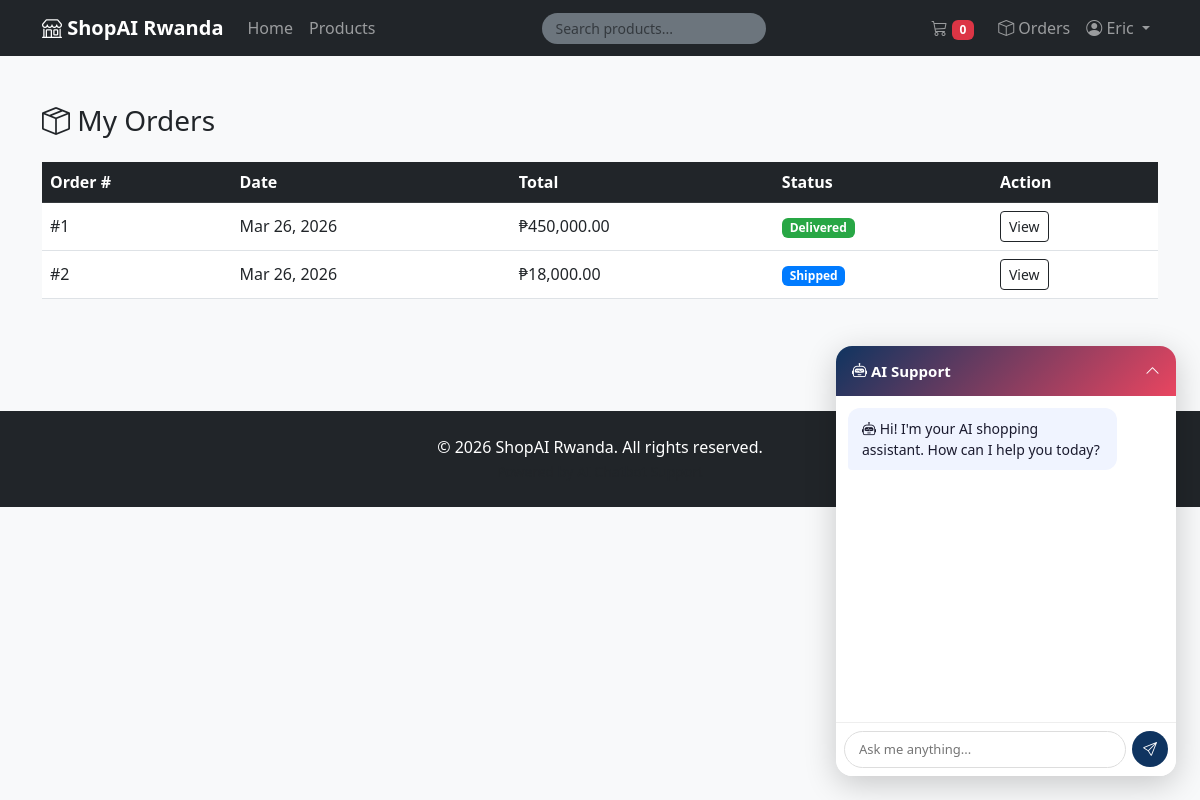
The app's page /ecommerce-chatbot/orders.php (signed in) with its own data.
### tables this page shows
CREATE TABLE orders (
    id INT AUTO_INCREMENT PRIMARY KEY,
    user_id INT NOT NULL,
    total_price DECIMAL(12,2) NOT NULL,
    status ENUM('pending','processing','shipped','delivered','cancelled') DEFAULT 'pending',
    address TEXT,
    payment_method VARCHAR(50) DEFAULT 'cod',
    created_at TIMESTAMP DEFAULT CURRENT_TIMESTAMP,
    FOREIGN KEY (user_id) REFERENCES users(id) ON DELETE CASCADE
);

### ecommerce-chatbot/orders.php (the view, shortened to what this page needs)
<?php
require_once 'includes/header.php';
$uid = $_SESSION['user_id'];
$orders = $conn->query("SELECT * FROM orders WHERE user_id=$uid ORDER BY created_at DESC");
?>
<div class="container py-5">
    <h3 class="mb-4"><i class="bi bi-box-seam"></i> My Orders</h3>
    <?php if ($orders->num_rows === 0): ?>
        <div class="text-center py-5">
            <i class="bi bi-inbox fs-1 text-muted"></i>
            <p class="mt-3">No orders yet. <a href="products.php">Start shopping</a></p>
        </div>
    <?php else: ?>
    <div class="table-responsive">
        <table class="table table-hover align-middle">
            <thead class="table-dark">
                <tr>
                    <th>Order #</th>
                    <th>Date</th>
                    <th>Total</th>
                    <th>Status</th>
                    <th>Action</th>
                </tr>
            </thead>
            <tbody>
            <?php while ($o = $orders->fetch_assoc()): ?>
            <tr>
                <td>#<?= $o['id'] ?></td>
                <td><?= date('M d, Y', strtotime($o['created_at'])) ?></td>
                <td>₱<?= number_format($o['total_price'], 2) ?></td>
                <td><span class="badge status-<?= $o['status'] ?>"><?= ucfirst($o['status']) ?></span></td>
                <td><a href="order_detail.php?id=<?= $o['id'] ?>" class="btn btn-sm btn-outline-dark">View</a></td>
            </tr>
            <?php endwhile; ?>
            </tbody>
        </table>
    </div>
    <?php endif; ?>
</div>
<?php require_once 'includes/footer.php'; ?>

### ecommerce-chatbot/assets/css/style.css (style rules this page uses)
body { font-family: 'Segoe UI', sans-serif; background: #f8f9fa; }
.status-shipped { background: #007bff; color: #fff; }
.status-delivered { background: #28a745; color: #fff; }

### records on screen
orders: id "1", created_at "Mar 26, 2026", total_price "450,000.00", status "Delivered"
orders: id "2", created_at "Mar 26, 2026", total_price "18,000.00", status "Shipped"

### other values on screen
SITE_NAME "ShopAI Rwanda"
$cart_count "0"
explode(' ', $_SESSION['user_name'])[0] "Eric"
